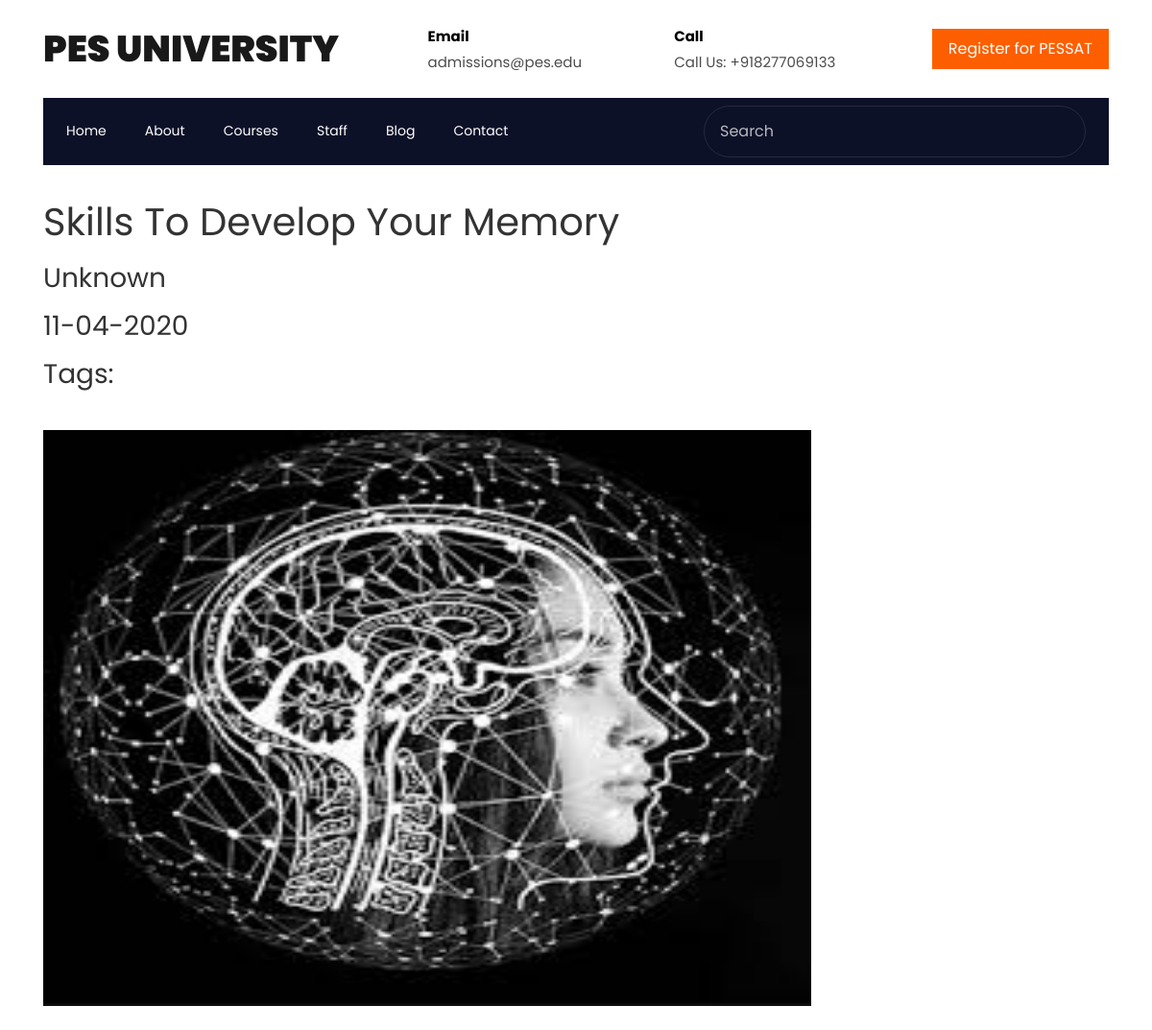
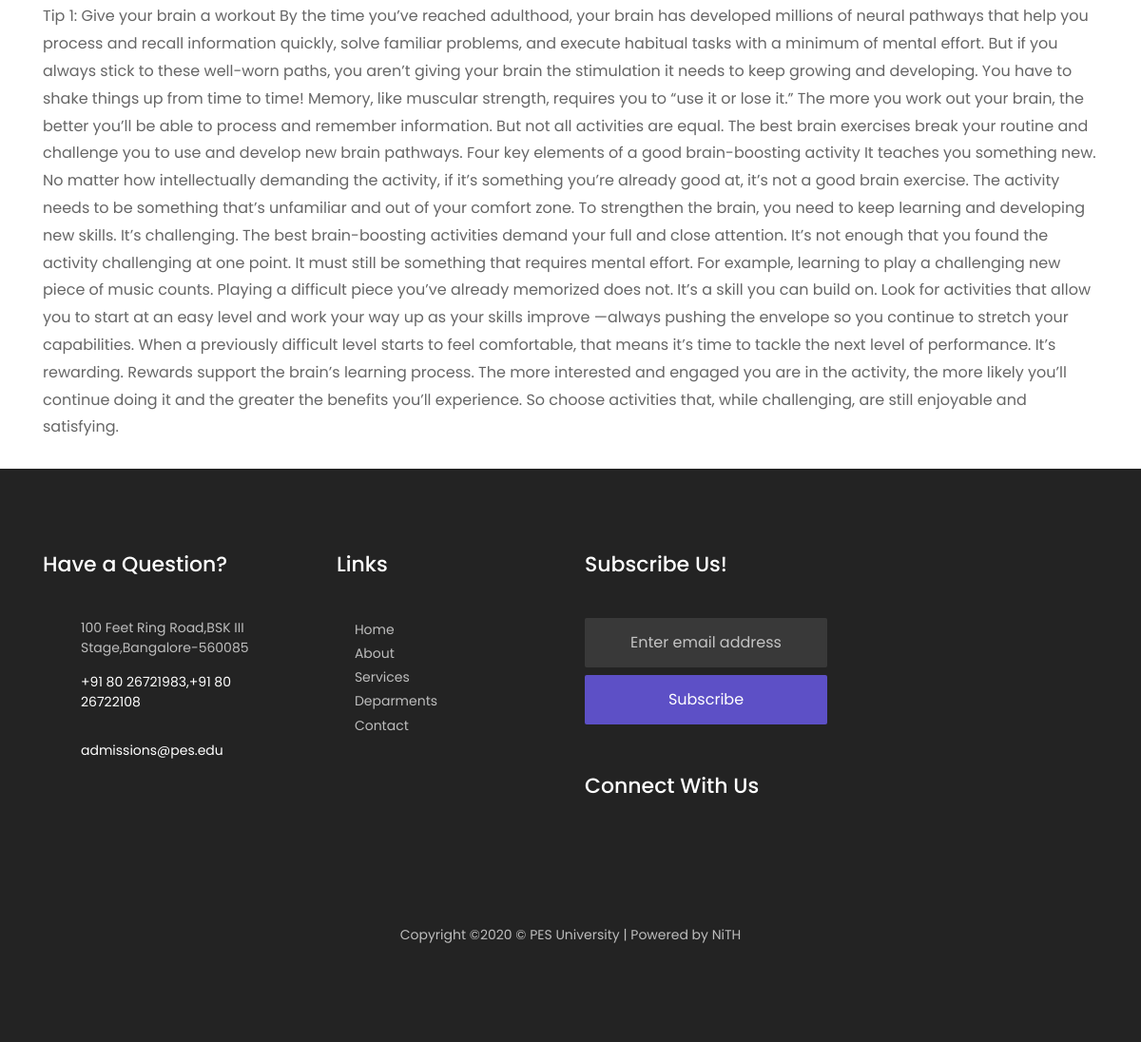
/post/1, run on the app's committed database (2 pictures, top to bottom).
### tables this page shows
CREATE TABLE blog
(
	post_id integer primary key autoincrement,
	heading varchar unique,
	posted_by varchar,
	datetime DATETIME,
	post varchar
, img varchar);

### views.py (the view)
@app.route('/post/<post_id>')
def post(post_id):
	conn = sqlite3.connect('KM.db')
	c=conn.cursor()
	c.execute("select * from blog where post_id="+post_id+";")
	e=list(c)[0]
	d={}
	d["post"]=e
	c.execute("select hashtag from hashtag where post_id="+post_id+";")
	l=[]
	l=list(map(lambda x: x[0],c))
	d["hashtag"]=l
	print(l)
	return render_template('post.html',data=d)

### templates/post.html (shortened to what this page needs)
<!DOCTYPE html>
<html>
  <head>
    <link rel="stylesheet" href="{{url_for('static',filename='css/open-iconic-bootstrap.min.css')}}">
    <link rel="stylesheet" href="{{url_for('static',filename='css/animate.css')}}">
    <link rel="stylesheet" href="{{url_for('static',filename='css/owl.carousel.min.css')}}">
    <link rel="stylesheet" href="{{url_for('static',filename='css/owl.theme.default.min.css')}}">
    <link rel="stylesheet" href="{{url_for('static',filename='css/magnific-popup.css')}}">
    <link rel="stylesheet" href="{{url_for('static',filename='css/aos.css')}}">
    <link rel="stylesheet" href="{{url_for('static',filename='css/ionicons.min.css')}}">
    <link rel="stylesheet" href="{{url_for('static',filename='css/flaticon.css')}}">
    <link rel="stylesheet" href="{{url_for('static',filename='css/icomoon.css')}}">
    <link rel="stylesheet" href="{{url_for('static',filename='css/style.css')}}">
  </head>
<body>
    <div class="bg-top navbar-light">
        <div class="container">
            <div class="row no-gutters d-flex align-items-center align-items-stretch">
                <div class="col-md-4 d-flex align-items-center py-4">
                    <a class="navbar-brand" href="/"> PES University </a>
                </div>
                <div class="col-lg-8 d-block">
                    <div class="row d-flex">
                        <div class="col-md d-flex topper align-items-center align-items-stretch py-md-4">
                            <div class="icon d-flex justify-content-center align-items-center"><span class="icon-paper-plane"></span></div>
                            <div class="text">
                                <span>Email</span>
                                <span>admissions@pes.edu</span>
                            </div>
                        </div>
                        <div class="col-md d-flex topper align-items-center align-items-stretch py-md-4">
                            <div class="icon d-flex justify-content-center align-items-center"><span class="icon-phone2"></span></div>
                            <div class="text">
                                <span>Call</span>
                                <span>Call Us: +918277069133</span>
                            </div>
                        </div>
                        <div class="col-md topper d-flex align-items-center justify-content-end">
                            <p class="mb-0">
                                <a href="#" class="btn py-2 px-3 btn-primary d-flex align-items-center justify-content-center">
                                    <span>Register for PESSAT</span>
                                </a>
                            </p>
                        </div>
                    </div>
                </div>
            </div>
          </div>
    </div>
          <nav class="navbar navbar-expand-lg navbar-dark bg-dark ftco-navbar-light" id="ftco-navbar">
        <div class="container d-flex align-items-center px-4">
          <form action="#" class="searchform order-lg-last">
          <div class="form-group d-flex">
            <input type="text" class="form-control pl-3" placeholder="Search">
            <button type="submit" placeholder="" class="form-control search"><span class="ion-ios-search"></span></button>
          </div>
        </form>
          <div class="collapse navbar-collapse" id="ftco-nav">
            <ul class="navbar-nav mr-auto">
                <li class="nav-item"><a href="/" class="nav-link pl-0">Home</a></li>
                <li class="nav-item"><a href="/about" class="nav-link">About</a></li>
                <li class="nav-item"><a href="/courses" class="nav-link">Courses</a></li>
                <li class="nav-item"><a href="/teacher" class="nav-link">Staff</a></li>
                <li class="nav-item"><a href="/blog" class="nav-link">Blog</a></li>
              <li class="nav-item"><a href="/contact" class="nav-link">Contact</a></li>
            </ul>
          </div>
        </div>
      </nav>
<div class="container">
	<br>
<h1>{{data['post'][1]}}</h1>
<h3>{{data['post'][2]}}</h3>
<h3>{{data['post'][3]}}</h3>
<h3>
	Tags:
</h3><br>
<img src="{{url_for('static',filename='media/'+data['post'][5])}}" height="600" width="800"></img><br><br>
{{data['post'][4]}}<br><br>
</div>
<footer class="ftco-footer ftco-bg-dark ftco-section">
            <div class="container">
              <div class="row mb-5">
                <div class="col-md-6 col-lg-3">
                  <div class="ftco-footer-widget mb-5">
                      <h2 class="ftco-heading-2">Have a Question?</h2>
                      <div class="block-23 mb-3">
                        <ul>
                          <li><span class="icon icon-map-marker"></span><span class="text">  100 Feet Ring Road,BSK III Stage,Bangalore-560085</span></li>
                          <li><a href="#"><span class="icon icon-phone"></span><span class="text">+91 80 26721983,+91 80 26722108</span></a></li>
                          <li><a href="#"><span class="icon icon-envelope"></span><span class="text">admissions@pes.edu</span></a></li>
                        </ul>
                      </div>
                  </div>
                </div>
              <div class="col-md-6 col-lg-3">
                  <div class="ftco-footer-widget mb-5 ml-md-4">
                    <h2 class="ftco-heading-2">Links</h2>
                    <ul class="list-unstyled">
                      <li><a href="#"><span class="ion-ios-arrow-round-forward mr-2"></span>Home</a></li>
                      <li><a href="#"><span class="ion-ios-arrow-round-forward mr-2"></span>About</a></li>
                      <li><a href="#"><span class="ion-ios-arrow-round-forward mr-2"></span>Services</a></li>
                      <li><a href="#"><span class="ion-ios-arrow-round-forward mr-2"></span>Deparments</a></li>
                      <li><a href="#"><span class="ion-ios-arrow-round-forward mr-2"></span>Contact</a></li>
                    </ul>
                  </div>
                </div>
                <div class="col-md-6 col-lg-3">
                  <div class="ftco-footer-widget mb-5">
                      <h2 class="ftco-heading-2">Subscribe Us!</h2>
                    <form action="#" class="subscribe-form">
                      <div class="form-group">
                        <input type="text" class="form-control mb-2 text-center" placeholder="Enter email address">
                        <input type="submit" value="Subscribe" class="form-control submit px-3">
                      </div>
                    </form>
                  </div>
                  <div class="ftco-footer-widget mb-5">
                      <h2 class="ftco-heading-2 mb-0">Connect With Us</h2>
                      <ul class="ftco-footer-social list-unstyled float-md-left float-lft mt-3">
                    </ul>
                  </div>
                </div>
              </div>
              <div class="row">
                <div class="col-md-12 text-center">
                  <p>
        Copyright &copy;<script>document.write(new Date().getFullYear());</script> © PES University | Powered by NiTH
        </p>
                </div>
              </div>
            </div>
          </footer>
        </body>
      </html>

### static/css/icomoon.css (style rules this page uses)
[class^="icon-"], [class*=" icon-"] { font-family: 'icomoon' !important; speak: none; font-style: normal; font-weight: normal; font-variant: normal; text-transform: none; line-height: 1; -webkit-font-smoothing: antialiased; -moz-osx-font-smoothing: grayscale; }
.icon-map-marker:before { content: "\f041"; }
.icon-phone:before { content: "\f095"; }
.icon-envelope:before { content: "\f0e0"; }
.icon-paper-plane:before { content: "\f1d8"; }
.icon-phone2:before { content: "\e0cd"; }

### data on the page
blog: heading "Skills To Develop Your Memory", posted_by "Unknown", datetime "11-04-2020", img (picture), post "Tip 1: Give your brain a workout By the time you’ve reached adulthood, your brain has developed millions of neural pathways that help you process and recall information quickly, solve familiar problems, and execute habitual tasks with a minimum of mental effort. But if you always stick to these well-worn paths, you aren’t giving your brain the stimulation it needs to keep growing and developing. You have to shake things up from time to time! Memory, like muscular strength, requires you to “use it or lose it.” The more you work out your brain, the better you’ll be able to process and remember information. But not all activities are equal. The best brain exercises break your routine and…"
